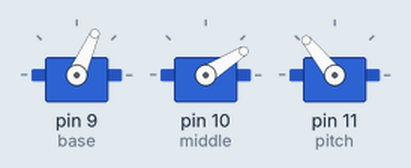
Recording of a sketch running on a simulated Arduino Uno, built with avr-gcc and run on an emulated ATmega328P. On the bench: 3 × servo.

Above: at 0.05 s.
At 0.85 s:
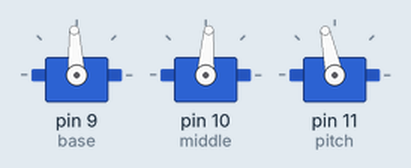
At 1.7 s:
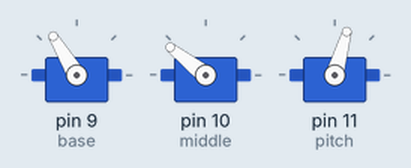
At 2.55 s:
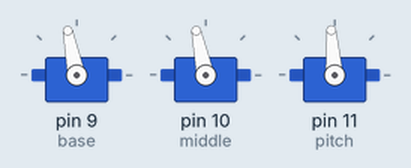
At 3.0 s:
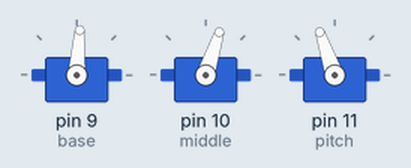
At 3.4 s:
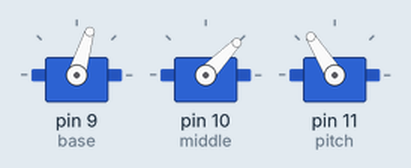
Timing chart, 0 to 8.3 s (numbered marks = the images above):
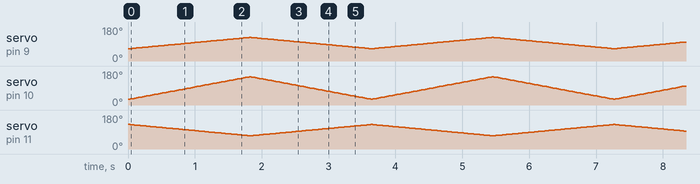

The sketch:

servo.ino
```cpp
#include <Servo.h>

Servo base;
Servo middle;
Servo pitch;

float pos_base = 95;
float pos_middle = 90;
int pos_pitch = 90;
int i;
void setup()
{
  base.attach(9);
  middle.attach(10);
  pitch.attach(11);
  base.write(95);
  middle.write(90);
  pitch.write(90);
}


void loop()
{
/*  pos_base = 90   ;
  pos_middle = 0;
  pos_pitch = (pos_base+5)+pos_middle-90;
  base.write(pos_base+5);
  middle.write(90 - pos_middle);
  pitch.write(90+pos_pitch);
*/

for(i  = 60; i<120;++i)
{
  pos_base=i+5;
  pos_middle = 90-(180-2*i);
  base.write(pos_base);
  middle.write(pos_middle);
  pitch.write((pos_base+5)+ (180-2*i));
  delay(30);
}
for(i  = 120; i>60;--i)
{
  pos_base=i+5;
  pos_middle= 90-(180-2*i);
  base.write(pos_base);
  middle.write(pos_middle);
  pitch.write((pos_base+5)+ (180-2*i));
  delay(30);
}


}
```
